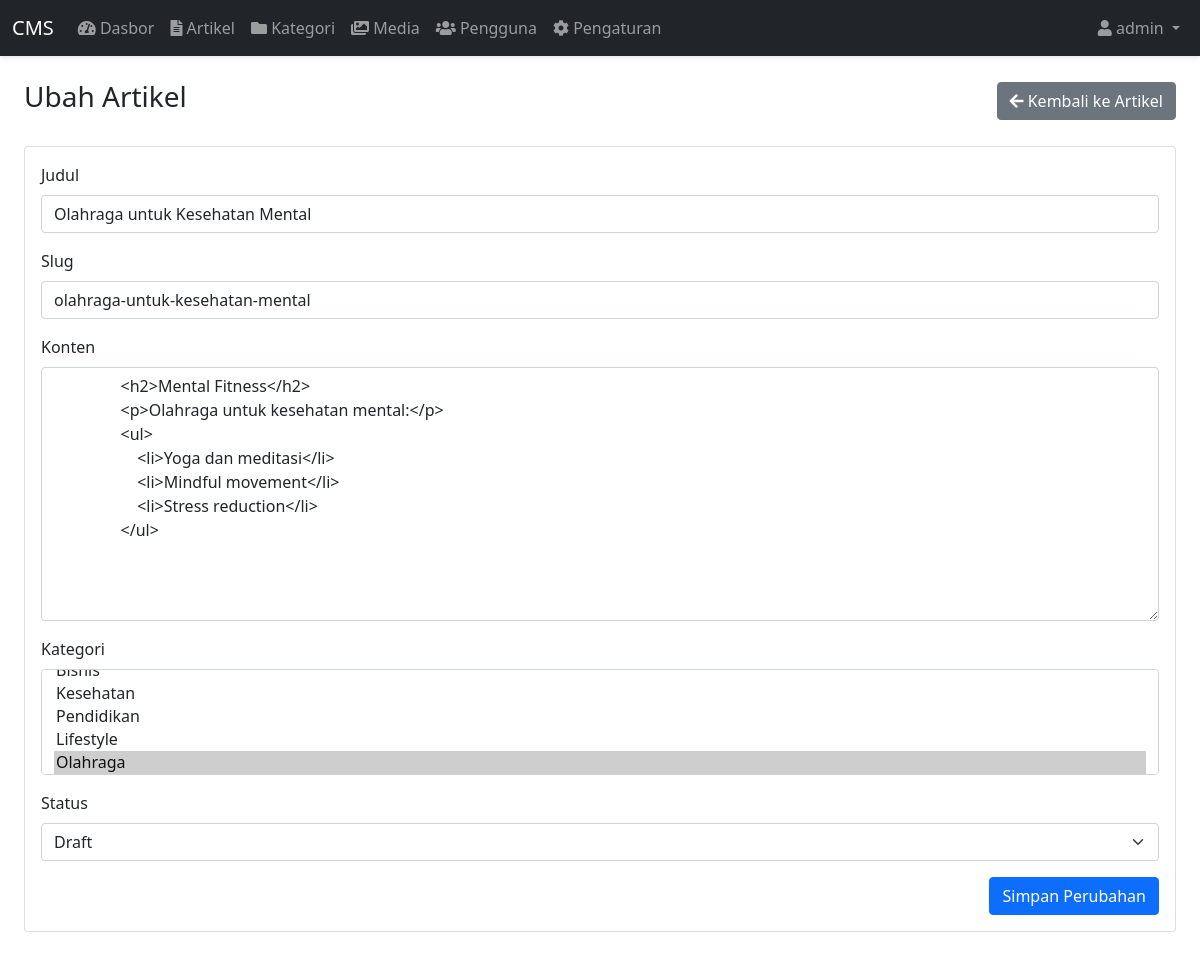
/admin/posts/18/edit (signed in), run on the app's committed database.
### app.py (models this page shows, shortened)
class User(UserMixin, db.Model):
    id = db.Column(db.Integer, primary_key=True)
    username = db.Column(db.String(80), unique=True, nullable=False)
    email = db.Column(db.String(120), unique=True, nullable=False)
    password_hash = db.Column(db.String(128))
    full_name = db.Column(db.String(100))
    role = db.Column(db.String(20), default='author')
    created_at = db.Column(db.DateTime, default=datetime.utcnow)
    posts = db.relationship('Post', backref='author', lazy=True)
    reset_token = db.Column(db.String(128))

class Post(db.Model):
    id = db.Column(db.Integer, primary_key=True)
    title = db.Column(db.String(200), nullable=False)
    slug = db.Column(db.String(200), unique=True, nullable=False)
    content = db.Column(db.Text)
    excerpt = db.Column(db.Text)
    featured_image = db.Column(db.String(200))
    status = db.Column(db.String(20), default='draft')
    author_id = db.Column(db.Integer, db.ForeignKey('user.id'), nullable=False)
    created_at = db.Column(db.DateTime, default=datetime.utcnow)
    updated_at = db.Column(db.DateTime, default=datetime.utcnow, onupdate=datetime.utcnow)
    categories = db.relationship('Category', secondary='post_categories')

### app.py (the view, shortened to what this page needs)
@app.route('/admin/posts/<int:post_id>/edit', methods=['GET', 'POST'])
@login_required
def admin_edit_post(post_id):
    post = Post.query.get_or_404(post_id)
    categories = Category.query.all()
    return render_template('admin/post_form.html', post=post, categories=categories)

### app.py (called while the page is built)
@app.context_processor
def inject_now():
    return {'now': datetime.now()}

@login_manager.user_loader
def load_user(user_id):
    return User.query.get(int(user_id))

### templates/admin/post_form.html (shortened to what this page needs)
{% extends "base.html" %}
{% block content %}
<div class="container-fluid">
    <div class="d-flex justify-content-between align-items-center mb-4">
        <h1 class="h3">{{ 'Ubah' if post else 'Buat' }} Artikel</h1>
        <a href="{{ url_for('admin_posts') }}" class="btn btn-secondary">
            <i class="fas fa-arrow-left"></i> Kembali ke Artikel
        </a>
    </div>
    <div class="card">
        <div class="card-body">
            <form method="POST" action="{{ url_for('admin_edit_post', post_id=post.id) if post else url_for('admin_create_post') }}">
                <div class="mb-3">
                    <label for="title" class="form-label">Judul</label>
                    <input type="text" class="form-control" id="title" name="title" value="{{ post.title if post else '' }}" required>
                </div>
                <div class="mb-3">
                    <label for="slug" class="form-label">Slug</label>
                    <input type="text" class="form-control" id="slug" name="slug" value="{{ post.slug if post else '' }}" required>
                </div>
                <div class="mb-3">
                    <label for="content" class="form-label">Konten</label>
                    <textarea class="form-control" id="content" name="content" rows="10" required>{{ post.content if post else '' }}</textarea>
                </div>
                <div class="mb-3">
                    <label for="categories" class="form-label">Kategori</label>
                    <select class="form-select" id="categories" name="categories" multiple>
                        {% for category in categories %}
                        <option value="{{ category.id }}" {% if post and category in post.categories %}selected{% endif %}>
                            {{ category.name }}
                        </option>
                        {% endfor %}
                    </select>
                </div>
                <div class="mb-3">
                    <label for="status" class="form-label">Status</label>
                    <select class="form-select" id="status" name="status" required>
                        <option value="draft" {% if post and post.status == 'draft' %}selected{% endif %}>Draft</option>
                    </select>
                </div>
                <div class="text-end">
                    <button type="submit" class="btn btn-primary">
                        {{ 'Simpan Perubahan' if post else 'Buat Artikel' }}
                    </button>
                </div>
            </form>
        </div>
    </div>
</div>
{% endblock %}

### templates/base.html (shortened to what this page needs)
<!DOCTYPE html>
<html lang="id">
<head>
    <link href="https://cdn.jsdelivr.net/npm/bootstrap@5.1.3/dist/css/bootstrap.min.css" rel="stylesheet">
    <link href="https://cdnjs.cloudflare.com/ajax/libs/font-awesome/5.15.4/css/all.min.css" rel="stylesheet">
    <link href="{{ url_for('static', filename='css/admin.css') }}" rel="stylesheet">
</head>
<body>
    {% if request.endpoint != 'login' %}
    <nav class="navbar navbar-expand-lg navbar-dark bg-dark fixed-top">
        <div class="container-fluid">
            <a class="navbar-brand" href="{{ url_for('admin_dashboard') }}">CMS</a>
            <div class="collapse navbar-collapse" id="navbarNav">
                <ul class="navbar-nav">
                    {% if current_user.is_authenticated %}
                    <li class="nav-item">
                        <a class="nav-link" href="{{ url_for('admin_dashboard') }}">
                            <i class="fas fa-tachometer-alt"></i> Dasbor
                        </a>
                    </li>
                    <li class="nav-item">
                        <a class="nav-link" href="{{ url_for('admin_posts') }}">
                            <i class="fas fa-file-alt"></i> Artikel
                        </a>
                    </li>
                    <li class="nav-item">
                        <a class="nav-link" href="{{ url_for('admin_categories') }}">
                            <i class="fas fa-folder"></i> Kategori
                        </a>
                    </li>
                    <li class="nav-item">
                        <a class="nav-link" href="{{ url_for('admin_media') }}">
                            <i class="fas fa-images"></i> Media
                        </a>
                    </li>
                    <li class="nav-item">
                        <a class="nav-link" href="{{ url_for('admin_users') }}">
                            <i class="fas fa-users"></i> Pengguna
                        </a>
                    </li>
                    {% if current_user.role == 'admin' %}
                    <li class="nav-item">
                        <a class="nav-link" href="{{ url_for('admin_settings') }}">
                            <i class="fas fa-cog"></i> Pengaturan
                        </a>
                    </li>
                    {% endif %}
                    {% endif %}
                </ul>
                <ul class="navbar-nav ms-auto">
                    {% if current_user.is_authenticated %}
                    <li class="nav-item dropdown">
                        <a class="nav-link dropdown-toggle" href="#" id="navbarDropdown" role="button" data-bs-toggle="dropdown">
                            <i class="fas fa-user"></i> {{ current_user.username }}
                        </a>
                    </li>
                    {% endif %}
                </ul>
            </div>
        </div>
    </nav>
    {% endif %}
    <div class="container-fluid py-4 fade-in">
        {% block content %}{% endblock %}
    </div>
</body>
</html>

### templates/base.html (style rules this page uses)
body { padding-top: 56px; }
.navbar { box-shadow: 0 2px 4px rgba(0,0,0,.1); }
.fade-in { opacity: 0; animation: fadeIn 0.5s ease-in forwards; }

### data on the page
User: username "admin"
Post: title "Olahraga untuk Kesehatan Mental", slug "olahraga-untuk-kesehatan-mental", content "<h2>Mental Fitness</h2> <p>Olahraga untuk kesehatan mental:</p> <ul> <li>Yoga dan meditasi</li> <li>Mindful movement</li> <li>Stress reduction</li> </ul>", status "Draft"

### other printed values
{{ 'Ubah' if post else 'Buat' }} "Ubah"
{{ 'Simpan Perubahan' if post else 'Buat Artikel' }} "Simpan Perubahan"
form field categories "Kesehatan / Pendidikan / Lifestyle / Olahraga ☑"
